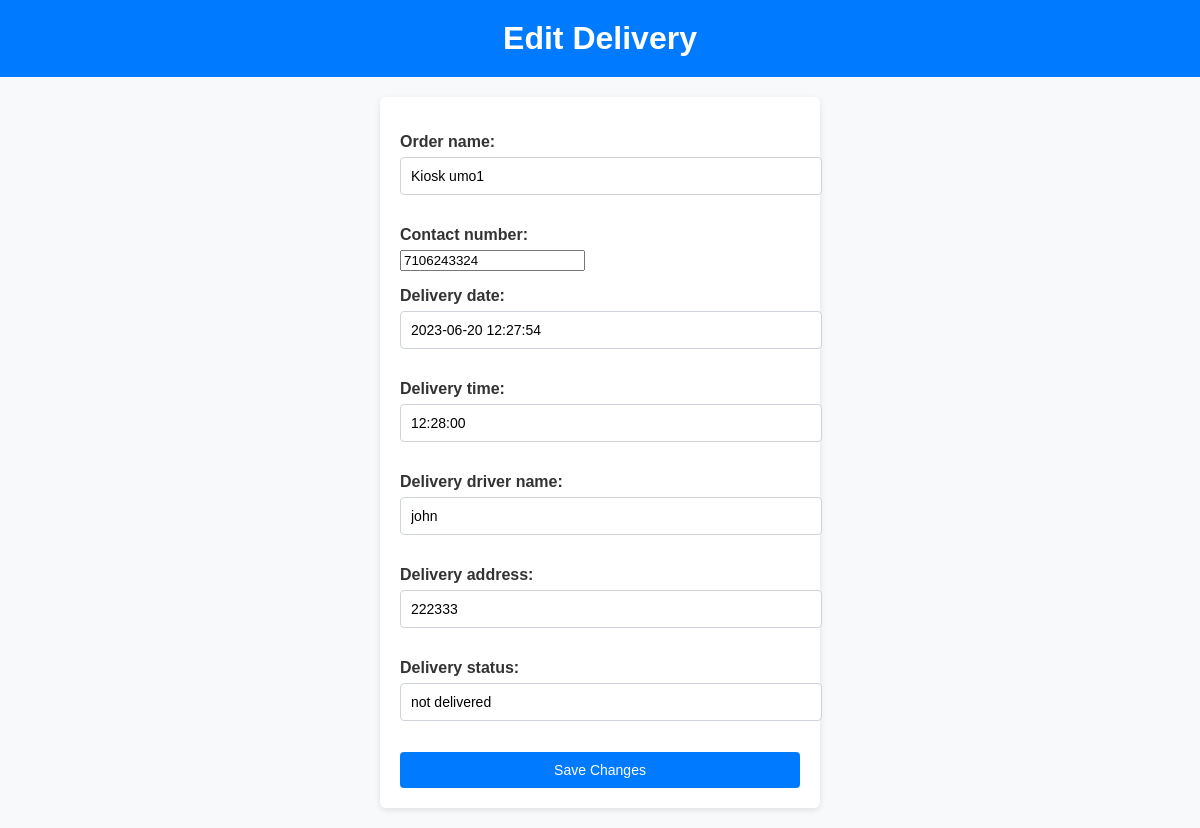
The page /delivery/delivery/edit/1/ on the database its author committed.
### delivery/models.py (models this page shows)
class Delivery(models.Model):
    order_name = models.CharField(max_length=32)
    contact_number = models.IntegerField()
    delivery_date = models.DateTimeField()
    delivery_time = models.TimeField()
    delivery_driver_name=models.CharField(max_length=32)
    delivery_address=models.CharField(max_length=32)
    delivery_status=models.CharField(max_length=32)

### delivery/views.py (the view)
# urls.py: path('delivery/edit/<int:id>/', views.edit_delivery, name="edit_delivery"),
def edit_delivery(request, id):
    delivery = get_object_or_404(Delivery, id=id)
    if request.method == "POST":
        form = DeliveryForm(request.POST, instance=delivery)
        if form.is_valid():
            form.save()
            return redirect("delivery_detail", id=id)
    else:
        form = DeliveryForm(instance=delivery)
    return render(request, "Delivery/edit_delivery.html", {"form": form, "delivery": delivery})

### delivery/forms.py
class DeliveryForm(forms.ModelForm):
    class Meta:
        model= Delivery
        fields="__all__"

### templates/Delivery/edit_delivery.html (shortened to what this page needs)
<!DOCTYPE html>
<html>
<head>
</head>
<body>
    <h1>Edit Delivery</h1>
    <form method="post">
        {{ form.as_p }}
        <button type="submit">Save Changes</button>
    </form>
</body>
</html>

### templates/Delivery/edit_delivery.html (style rules this page uses)
body { font-family: Arial, sans-serif; margin: 0; padding: 0; background-color: #f8f9fa; color: #333; }
h1 { text-align: center; padding: 20px; background-color: #007bff; color: #fff; margin: 0; }
form { max-width: 400px; margin: 20px auto; padding: 20px; background-color: #fff; box-shadow: 0px 2px 6px rgba(0, 0, 0, 0.1); border-radius: 6px; }
label { display: block; margin-bottom: 6px; font-weight: bold; }
input[type="text"], input[type="date"], input[type="time"] { width: 100%; padding: 10px; margin-bottom: 15px; border: 1px solid #ced4da; border-radius: 4px; font-size: 14px; }
button[type="submit"] { display: block; width: 100%; padding: 10px; background-color: #007bff; color: #fff; border: none; border-radius: 4px; cursor: pointer; font-size: 14px; transition: background-color 0.3s ease; }

### rows shown on the page
Delivery: order_name "Kiosk umo1", contact_number "7106243324", delivery_date "2023-06-20 12:27:54", delivery_time "12:28:00", delivery_driver_name "john", delivery_address "222333", delivery_status "not delivered"
